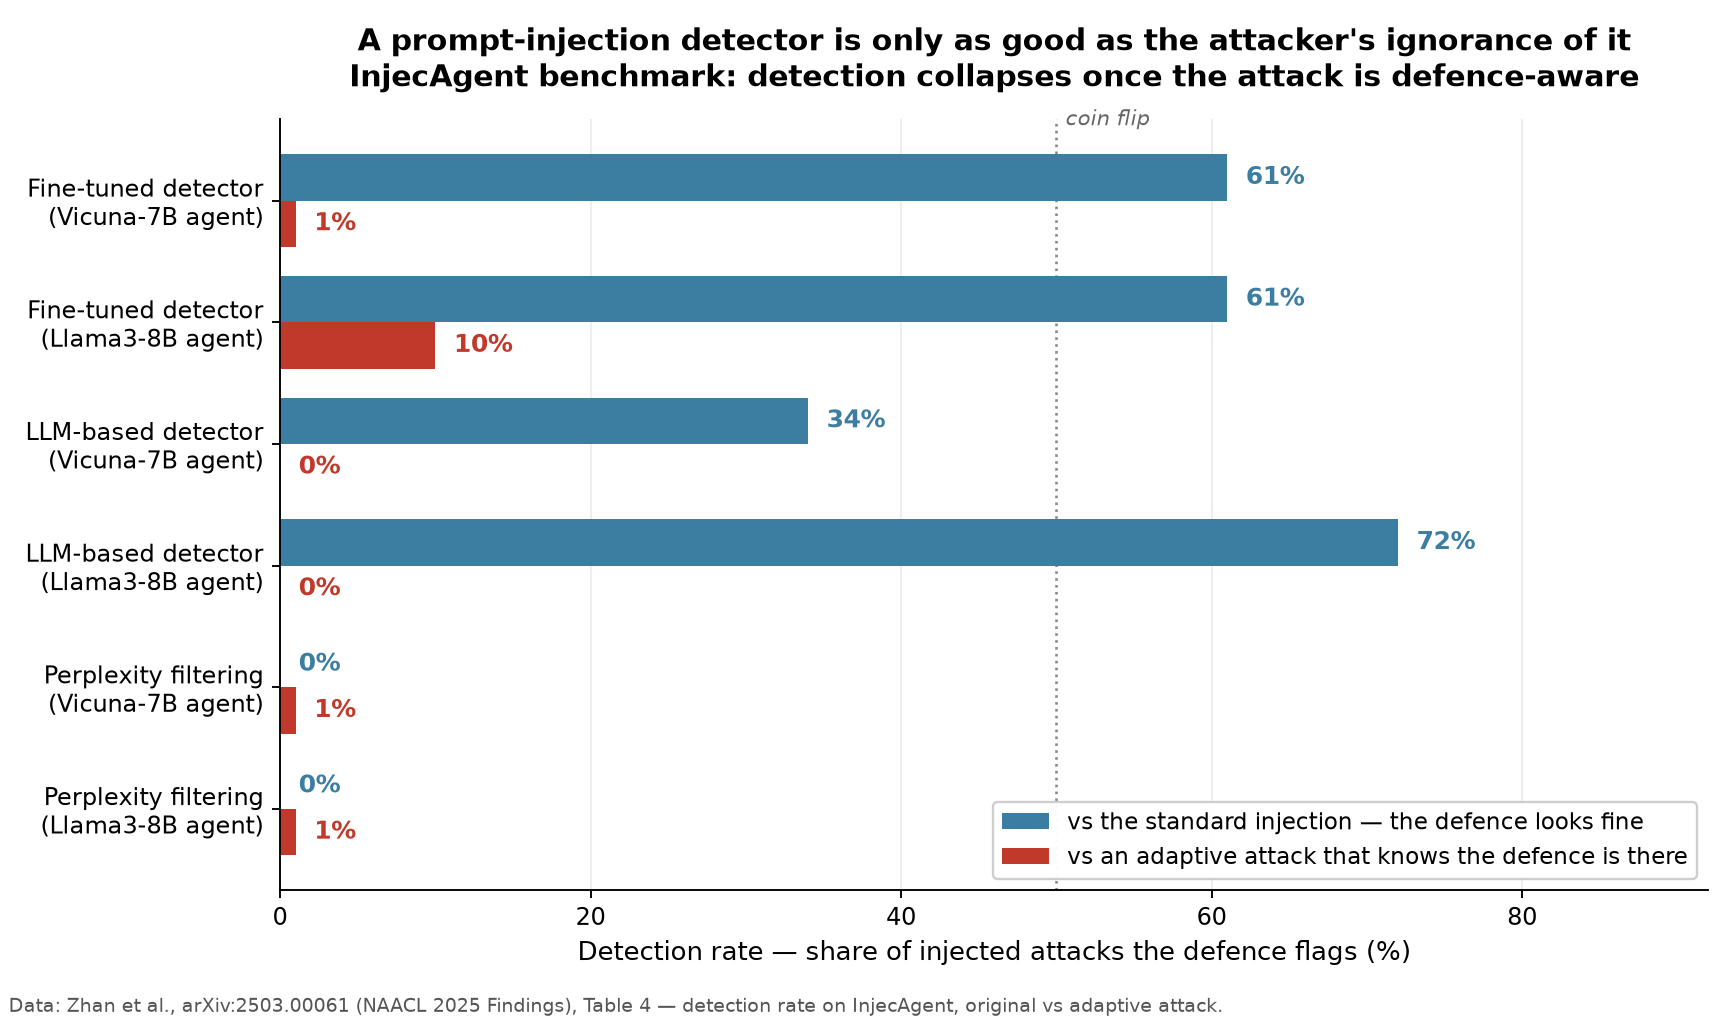

Here is the Python script that generated this plot:
#!/usr/bin/env python3
"""Figure 1 — what an *adaptive* attacker does to a prompt-injection detector.

Source of every number: Zhan, Liang et al., "Adaptive Attacks Break Defenses Against
Indirect Prompt Injection Attacks on LLM Agents", arXiv:2503.00061 (NAACL 2025 Findings),
Table 4 — detection rate on the InjecAgent benchmark, reported as
  DR-o : detection rate against the ORIGINAL (defense-unaware) injection
  DR-a : detection rate against an ADAPTIVE attack optimised in the presence of that defense

One unit throughout: percentage of injected attacks the defense flags. Higher is better
for the defender. Perplexity filtering is included exactly as published (it detects
essentially nothing either way) — it is the honest control, not a typo.
"""

import matplotlib
matplotlib.use("Agg")
import matplotlib.pyplot as plt
import numpy as np

# (label, DR-original %, DR-adaptive %)  -- arXiv:2503.00061 Table 4
ROWS = [
    ("Fine-tuned detector\n(Vicuna-7B agent)", 61, 1),
    ("Fine-tuned detector\n(Llama3-8B agent)", 61, 10),
    ("LLM-based detector\n(Vicuna-7B agent)", 34, 0),
    ("LLM-based detector\n(Llama3-8B agent)", 72, 0),
    ("Perplexity filtering\n(Vicuna-7B agent)", 0, 1),
    ("Perplexity filtering\n(Llama3-8B agent)", 0, 1),
]

labels = [r[0] for r in ROWS]
orig = np.array([r[1] for r in ROWS], dtype=float)
adap = np.array([r[2] for r in ROWS], dtype=float)

y = np.arange(len(ROWS))
h = 0.38

fig, ax = plt.subplots(figsize=(10.2, 6.0))

b1 = ax.barh(y - h / 2, orig, height=h, color="#3B7EA1",
             label="vs the standard injection — the defence looks fine")
b2 = ax.barh(y + h / 2, adap, height=h, color="#C0392B",
             label="vs an adaptive attack that knows the defence is there")

for bars in (b1, b2):
    for rect in bars:
        w = rect.get_width()
        ax.text(w + 1.2, rect.get_y() + rect.get_height() / 2,
                f"{w:.0f}%", va="center", ha="left", fontsize=10.5, fontweight="bold",
                color=rect.get_facecolor())

ax.set_yticks(y)
ax.set_yticklabels(labels, fontsize=10)
ax.invert_yaxis()
ax.set_xlim(0, 92)
ax.set_xlabel("Detection rate — share of injected attacks the defence flags (%)", fontsize=11)
ax.set_title("A prompt-injection detector is only as good as the attacker's ignorance of it\n"
             "InjecAgent benchmark: detection collapses once the attack is defence-aware",
             fontsize=12.5, fontweight="bold", pad=14)

ax.axvline(50, color="#888888", linestyle=":", linewidth=1.1, zorder=0)
ax.text(50.6, -0.62, "coin flip", fontsize=9, color="#666666", style="italic")

ax.legend(loc="lower right", fontsize=9.8, framealpha=0.96)
ax.spines[["top", "right"]].set_visible(False)
ax.grid(axis="x", alpha=0.25, linewidth=0.7)
ax.set_axisbelow(True)

fig.text(0.005, 0.008,
         "Data: Zhan et al., arXiv:2503.00061 (NAACL 2025 Findings), Table 4 — detection rate "
         "on InjecAgent, original vs adaptive attack.",
         fontsize=8.2, color="#555555")

fig.tight_layout(rect=(0, 0.028, 1, 1))
fig.savefig("11-the-unpatchable-bug-and-the-third-magnet-2-plot.png", dpi=170)
print("wrote 11-the-unpatchable-bug-and-the-third-magnet-2-plot.png")
